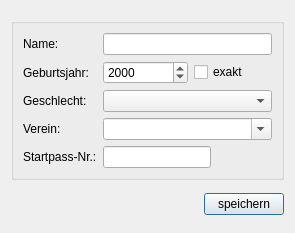
<?xml version="1.0" encoding="UTF-8"?>
<ui version="4.0">
 <class>Db_Tn_Dialog_Ui</class>
 <widget class="QDialog" name="Db_Tn_Dialog_Ui">
  <property name="geometry">
   <rect>
    <x>0</x>
    <y>0</y>
    <width>295</width>
    <height>233</height>
   </rect>
  </property>
  <property name="sizePolicy">
   <sizepolicy hsizetype="Fixed" vsizetype="Fixed">
    <horstretch>0</horstretch>
    <verstretch>0</verstretch>
   </sizepolicy>
  </property>
  <property name="windowTitle">
   <string>TurnFix - Teilnehmerdaten</string>
  </property>
  <property name="windowIcon">
   <iconset resource="../../../../resources/TurnFix.qrc">
    <normaloff>:/appicons/icon.png</normaloff>:/appicons/icon.png</iconset>
  </property>
  <layout class="QGridLayout" name="gridLayout">
   <item row="0" column="0">
    <widget class="QGroupBox" name="groupBox">
     <property name="sizePolicy">
      <sizepolicy hsizetype="Expanding" vsizetype="Fixed">
       <horstretch>0</horstretch>
       <verstretch>0</verstretch>
      </sizepolicy>
     </property>
     <property name="title">
      <string/>
     </property>
     <layout class="QGridLayout" name="gridLayout_2">
      <item row="0" column="0">
       <widget class="QLabel" name="label">
        <property name="text">
         <string>Name:</string>
        </property>
       </widget>
      </item>
      <item row="1" column="0">
       <widget class="QLabel" name="label_2">
        <property name="text">
         <string>Geburtsjahr:</string>
        </property>
       </widget>
      </item>
      <item row="2" column="0">
       <widget class="QLabel" name="label_3">
        <property name="text">
         <string>Geschlecht:</string>
        </property>
       </widget>
      </item>
      <item row="3" column="0">
       <widget class="QLabel" name="label_4">
        <property name="text">
         <string>Verein:</string>
        </property>
       </widget>
      </item>
      <item row="4" column="0">
       <widget class="QLabel" name="label_5">
        <property name="text">
         <string>Startpass-Nr.:</string>
        </property>
       </widget>
      </item>
      <item row="3" column="1" colspan="2">
       <widget class="QComboBox" name="cmb_club">
        <property name="sizePolicy">
         <sizepolicy hsizetype="Expanding" vsizetype="Fixed">
          <horstretch>0</horstretch>
          <verstretch>0</verstretch>
         </sizepolicy>
        </property>
        <property name="editable">
         <bool>true</bool>
        </property>
       </widget>
      </item>
      <item row="1" column="1">
       <widget class="QDateEdit" name="dae_year">
        <property name="sizePolicy">
         <sizepolicy hsizetype="Fixed" vsizetype="Fixed">
          <horstretch>0</horstretch>
          <verstretch>0</verstretch>
         </sizepolicy>
        </property>
        <property name="minimumSize">
         <size>
          <width>85</width>
          <height>0</height>
         </size>
        </property>
        <property name="displayFormat">
         <string>yyyy</string>
        </property>
       </widget>
      </item>
      <item row="2" column="1" colspan="2">
       <widget class="QComboBox" name="cmb_sex"/>
      </item>
      <item row="4" column="1" colspan="2">
       <widget class="QLineEdit" name="txt_id">
        <property name="sizePolicy">
         <sizepolicy hsizetype="Fixed" vsizetype="Fixed">
          <horstretch>0</horstretch>
          <verstretch>0</verstretch>
         </sizepolicy>
        </property>
        <property name="inputMask">
         <string>000000000000000000; </string>
        </property>
       </widget>
      </item>
      <item row="0" column="1" colspan="2">
       <widget class="QLineEdit" name="txt_name"/>
      </item>
      <item row="1" column="2">
       <widget class="QCheckBox" name="chk_dat">
        <property name="sizePolicy">
         <sizepolicy hsizetype="Expanding" vsizetype="Fixed">
          <horstretch>0</horstretch>
          <verstretch>0</verstretch>
         </sizepolicy>
        </property>
        <property name="text">
         <string>exakt</string>
        </property>
       </widget>
      </item>
     </layout>
    </widget>
   </item>
   <item row="1" column="0">
    <widget class="QPushButton" name="but_save">
     <property name="sizePolicy">
      <sizepolicy hsizetype="Fixed" vsizetype="Fixed">
       <horstretch>0</horstretch>
       <verstretch>0</verstretch>
      </sizepolicy>
     </property>
     <property name="layoutDirection">
      <enum>Qt::RightToLeft</enum>
     </property>
     <property name="text">
      <string>speichern</string>
     </property>
    </widget>
   </item>
  </layout>
 </widget>
 <tabstops>
  <tabstop>txt_name</tabstop>
  <tabstop>dae_year</tabstop>
  <tabstop>cmb_sex</tabstop>
  <tabstop>cmb_club</tabstop>
  <tabstop>txt_id</tabstop>
  <tabstop>but_save</tabstop>
 </tabstops>
 <resources>
  <include location="../../../../resources/TurnFix.qrc"/>
 </resources>
 <connections/>
</ui>
